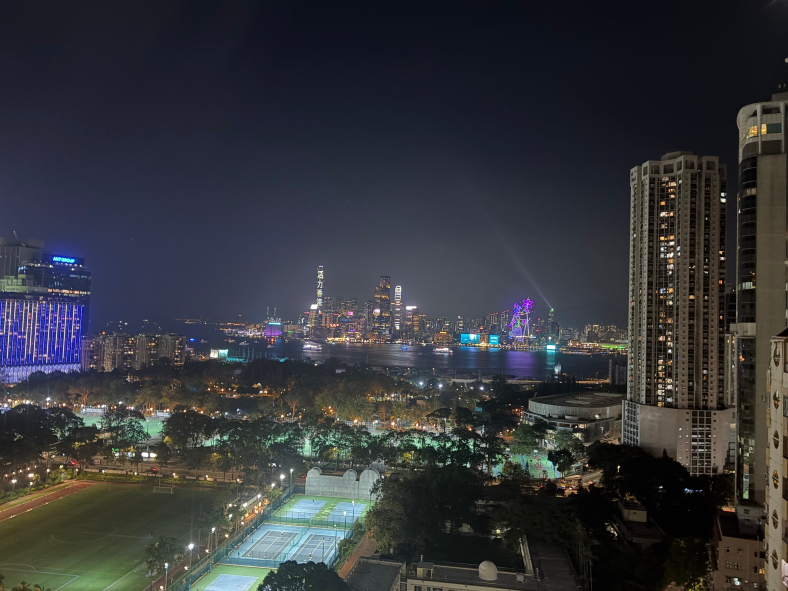
#> input picture art/style/references/ref-hk-harbour-panorama.jpg, 2364 x 1773 px (shown at 1/3 size)
$ python -i import_highrise.py   (imports and definitions only)
#> lines starting #> are read from the running program, lines starting #| are printed output that depends on the picture
"""Import the human-provided "High-Rise Atlas v1" facade bundles into art/external/textures/.

Reproducible: run with the source folder to regenerate every output.
  python3 tools/textures/import_highrise.py /path/to/generated-texture-atlas

Per bundle it writes (2048², WebP):
  <name>/diffuse_rough.webp   RGB diffuse (sRGB) + A roughness (linear)
  <name>/emissive.webp        emissive A (sRGB), clipped to windows by the source
  <name>/normal.webp          OpenGL normal (linear)
  <name>.json                 facade rects (0..1, image y down) and, detected from the
                              window mask, each facade's floor and bay period in texels,
                              so the shader can map meters to texels and wrap on whole
                              floors/bays (source edges are not seamless)
and one wall-material atlas from the bundles' opaque tiles:
  walls.webp / walls.json     4×2 cells of 512², RGB diffuse + A roughness
"""
import json
import sys
from pathlib import Path

import numpy as np
from PIL import Image

OUT = Path(__file__).resolve().parents[2] / "art" / "external" / "textures"
SIZE = 2048

# Documented floors per facade cell (bundle READMEs); detected counts are folded into range.
FLOOR_RANGE = {"real_glass": (12, 20), "glass_sky": (22, 30)}

BUNDLES = {
    # emissive-A of this bundle is a truncated PNG in the source folder; B_fixed is intact.
    "osaka": ("High-Rise_Atlas4/highrise-atlas-v1_osaka-modern-02_bundle", "highrise-v1-osaka-modern-02", "emissive-B_4K_fixed", "diffuse_4K"),
    "real_glass": ("highrise-v1-real-glass-02_bundle", "highrise-v1-real-glass-02", "emissive-A_4K", "diffuse_4K"),
    "glass_sky": ("Skyscraper-Glass-Atlas1/highrise-v1-glass-skyscrapers-01_bundle", "highrise-v1-glass-skyscrapers-01", "emissive-A_4K", "diffuse_4K"),
}
WALL_NAMES = {
    "osaka": ["light_ceramic_tile", "medium_concrete", "charcoal_ribbed_metal", "weathered_concrete"],
    "real_glass": ["raw_concrete", "white_panels", "ribbed_metal", "dark_slate"],
}


def period(profile, lo, hi):
    """First clear periodicity (px) of a 1D profile: the first autocorrelation local maximum
    in [lo, hi] above 0.25. None when the profile has no rhythm (e.g. ribbon windows)."""
    p = profile - profile.mean()
    ac = np.correlate(p, p, mode="full")[len(p) - 1:]
    if ac[0] <= 0:
        return None
    ac /= ac[0]
    for i in range(max(lo, 1), min(hi, len(ac) - 1)):
        if ac[i] > 0.25 and ac[i] >= ac[i - 1] and ac[i] >= ac[i + 1]:
            return i
    return None


def load(path, mode):
    return Image.open(path).convert(mode)


def main(src):
    src = Path(src)
    OUT.mkdir(parents=True, exist_ok=True)
    walls = []
    for name, (folder, stem, emissive, diffuse) in BUNDLES.items():
        d = src / folder
        layout = json.loads((d / f"{stem}_layout.json").read_text())
        facades = layout["facades"]
        rects = [f["rect"] if isinstance(f, dict) else f for f in facades]
        floors_hint = [f.get("floors") if isinstance(f, dict) else None for f in facades]
        mask = np.asarray(load(d / f"{stem}_window-mask_4K.png", "L"), dtype=np.float32) / 255.0
        W, H = mask.shape[1], mask.shape[0]

        info = []
        for i, (x0, y0, x1, y1) in enumerate(rects):
            m = mask[y0:y1, x0:x1]
            rows, cols = m.mean(axis=1), m.mean(axis=0)
            h, w = y1 - y0, x1 - x0
            if floors_hint[i]:
                floor_px = h / floors_hint[i]
            else:
                lo, hi = FLOOR_RANGE[name]
                floor_px = period(rows, 20, 400) or h / ((lo + hi) / 2)
                while h / floor_px > hi:
                    floor_px *= 2
                while h / floor_px < lo:
                    floor_px /= 2
            bay_px = period(cols, 24, 400) or w
            wrap_w = max(bay_px, int(w // bay_px) * bay_px)
            wrap_h = max(floor_px, int((y1 - y0) // floor_px) * floor_px)
            info.append({
                "rect": [x0 / W, y0 / H, x1 / W, y1 / H],
                "floor": floor_px / H,
                "bay": bay_px / W,
                "wrap": [wrap_w / W, wrap_h / H],
                "floors": round((y1 - y0) / floor_px, 1),
            })

        out = OUT / name
        out.mkdir(exist_ok=True)
        diff = load(d / f"{stem}_{diffuse}.png", "RGB").resize((SIZE, SIZE), Image.LANCZOS)
        rough = load(d / f"{stem}_roughness_4K.png", "L").resize((SIZE, SIZE), Image.LANCZOS)
        Image.merge("RGBA", (*diff.split(), rough)).save(out / "diffuse_rough.webp", quality=88, method=6, exact=True)
        load(d / f"{stem}_{emissive}.png", "RGB").resize((SIZE, SIZE), Image.LANCZOS).save(out / "emissive.webp", quality=90, method=6)
        load(d / f"{stem}_normal-OpenGL_4K.png", "RGB").resize((SIZE, SIZE), Image.LANCZOS).save(out / "normal.webp", quality=92, method=6)
        (OUT / f"{name}.json").write_text(json.dumps({"source": f"{folder}/{stem}", "facades": info}, indent=2) + "\n")
        print(name, [(round(f["floors"], 1), round(f["bay"] * W)) for f in info])

        if name in WALL_NAMES:
            full_d = load(d / f"{stem}_{diffuse}.png", "RGB")
            full_r = load(d / f"{stem}_roughness_4K.png", "L")
            mats = layout.get("materials") or layout.get("material_rects")
            for (x0, y0, x1, y1), wname in zip(mats, WALL_NAMES[name]):
                box = (x0 + 8, y0 + 8, x1 - 8, y1 - 8)
                walls.append((wname, full_d.crop(box).resize((512, 512), Image.LANCZOS), full_r.crop(box).resize((512, 512), Image.LANCZOS)))

    atlas = Image.new("RGBA", (2048, 1024))
    names = []
    for i, (wname, dimg, rimg) in enumerate(walls[:8]):
        atlas.paste(Image.merge("RGBA", (*dimg.split(), rimg)), ((i % 4) * 512, (i // 4) * 512))
        names.append(wname)
    atlas.save(OUT / "walls.webp", quality=88, method=6, exact=True)
    (OUT / "walls.json").write_text(json.dumps({"grid": [4, 2], "cells": names}, indent=2) + "\n")
    print("walls", names)


# [2 lines not run here, left out]

>>> import cv2
>>> picture = cv2.imread('../../art/style/references/ref-hk-harbour-panorama.jpg', cv2.IMREAD_GRAYSCALE)
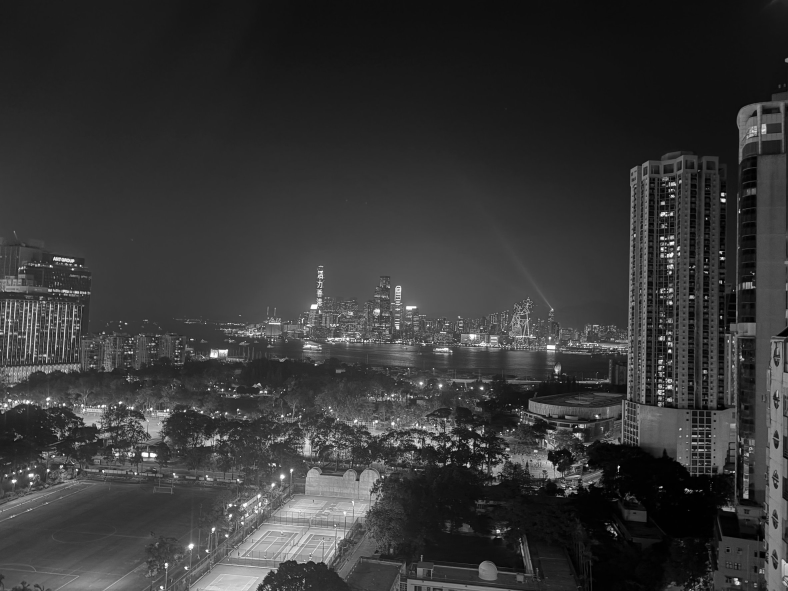
#> picture: shape (1773, 2364) (shown at 1/3 size); min 0, max 255, mean 54.6
#> (the run stopped early here; a loop or call above may not have finished)

$ run again, on art/style/references/ref-hk-office-tower-day.jpg
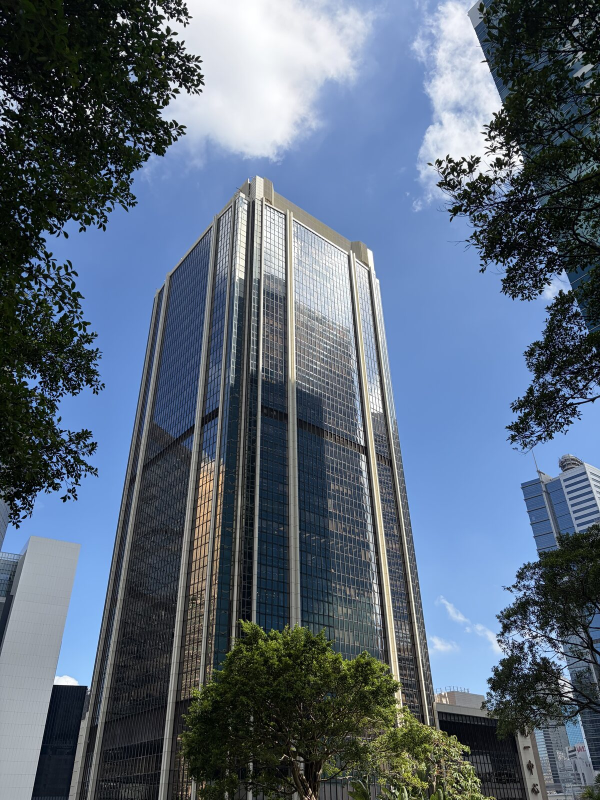
#> input picture art/style/references/ref-hk-office-tower-day.jpg, 1200 x 1600 px (shown at 1/2 size)
#> `picture = cv2.imread('../../art/style/references/ref-hk-harbour-panora..`:
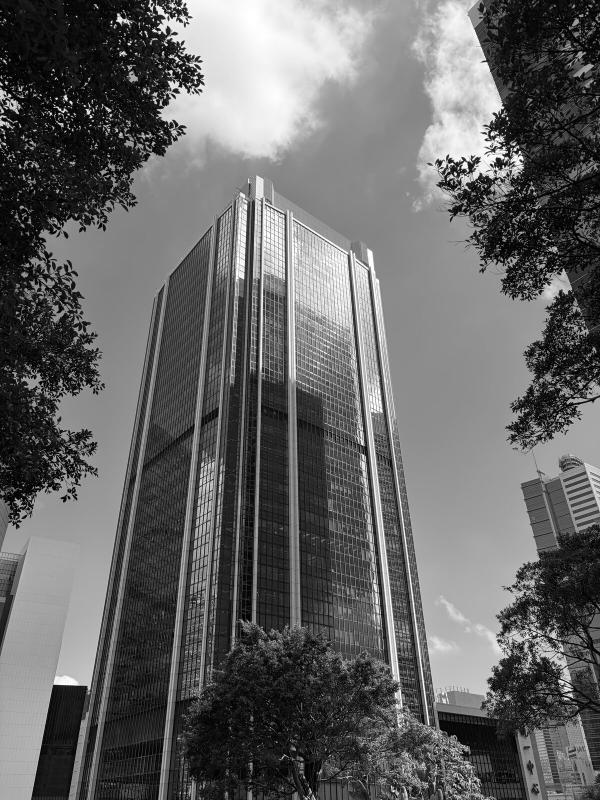
#> picture: shape (1600, 1200) (shown at 1/2 size); min 0, max 255, mean 101.2

$ run again, on art/style/references/ref-hk-residential-night-wide.jpg
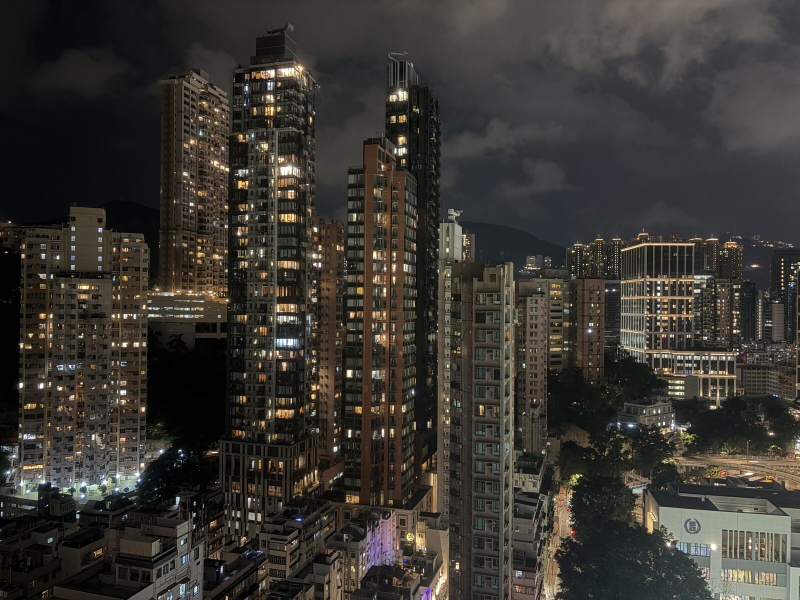
#> input picture art/style/references/ref-hk-residential-night-wide.jpg, 1600 x 1200 px (shown at 1/2 size)
#> `picture = cv2.imread('../../art/style/references/ref-hk-harbour-panora..`:
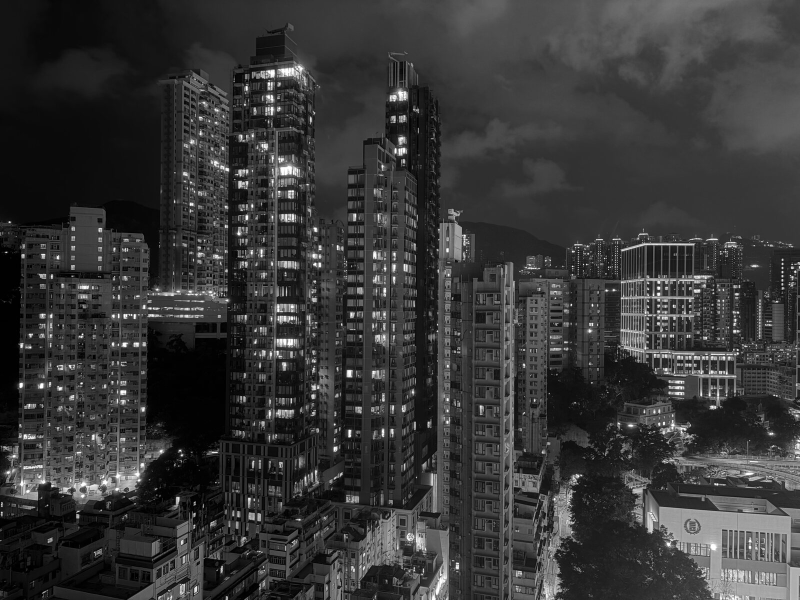
#> picture: shape (1200, 1600) (shown at 1/2 size); min 0, max 255, mean 55

$ run again, on art/style/references/ref-hk-residential-night.jpg
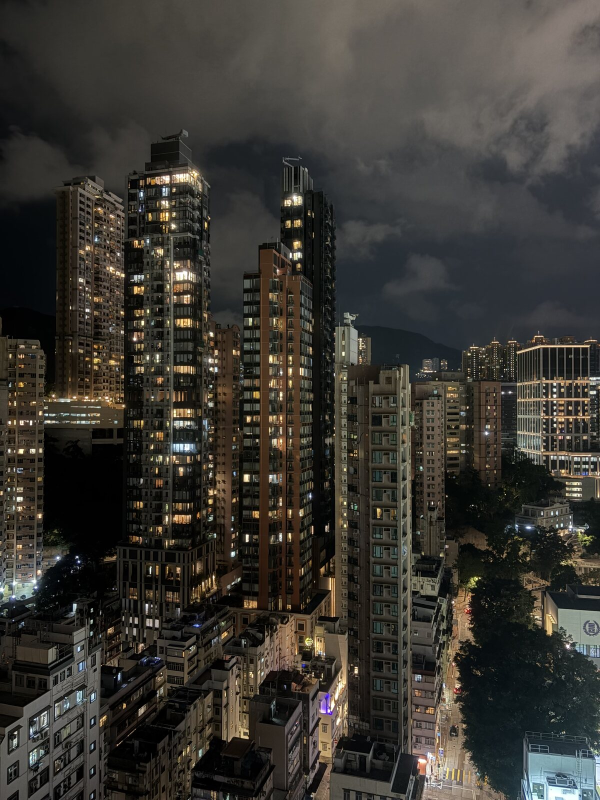
#> input picture art/style/references/ref-hk-residential-night.jpg, 1200 x 1600 px (shown at 1/2 size)
#> `picture = cv2.imread('../../art/style/references/ref-hk-harbour-panora..`:
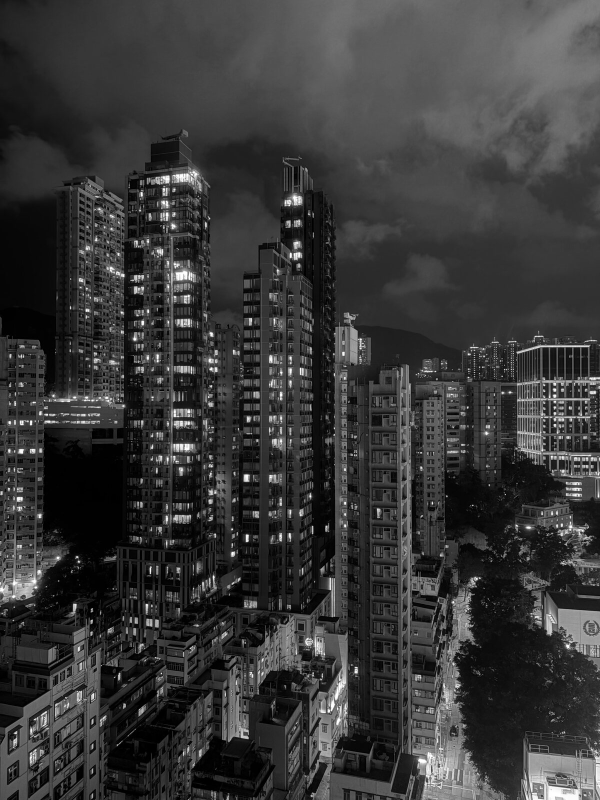
#> picture: shape (1600, 1200) (shown at 1/2 size); min 0, max 255, mean 56.1
